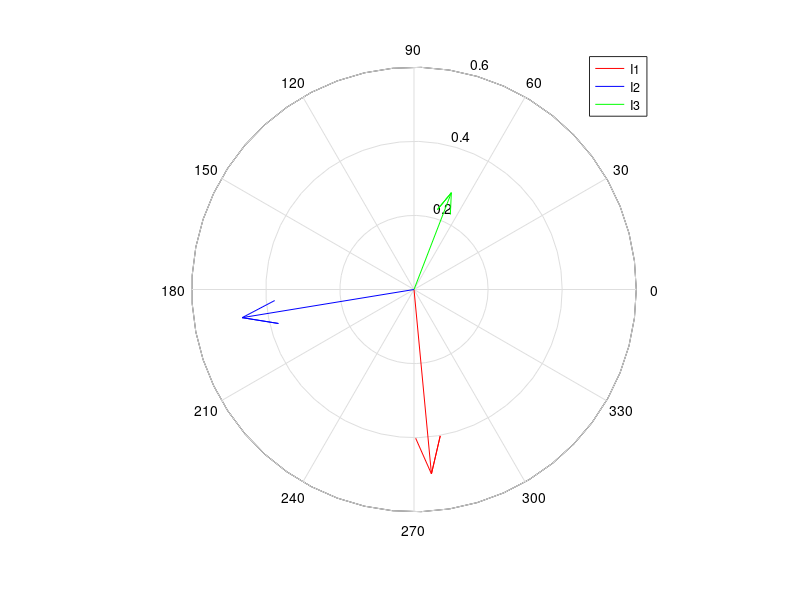

The MATLAB script that drew this image:
I1theta=-84.6
I1=.5*(cos(deg2rad(I1theta))+sin(deg2rad(I1theta))*1i);
I2theta=-170.7
I2=.47*(cos(deg2rad(I2theta))+sin(deg2rad(I2theta))*1i);
I3theta=68.9
I3=.28*(cos(deg2rad(I3theta))+sin(deg2rad(I3theta))*1i);


compass(I1,'r'); hold on
compass(I2,'b');
compass(I3,'g');
legend('I1','I2','I3')